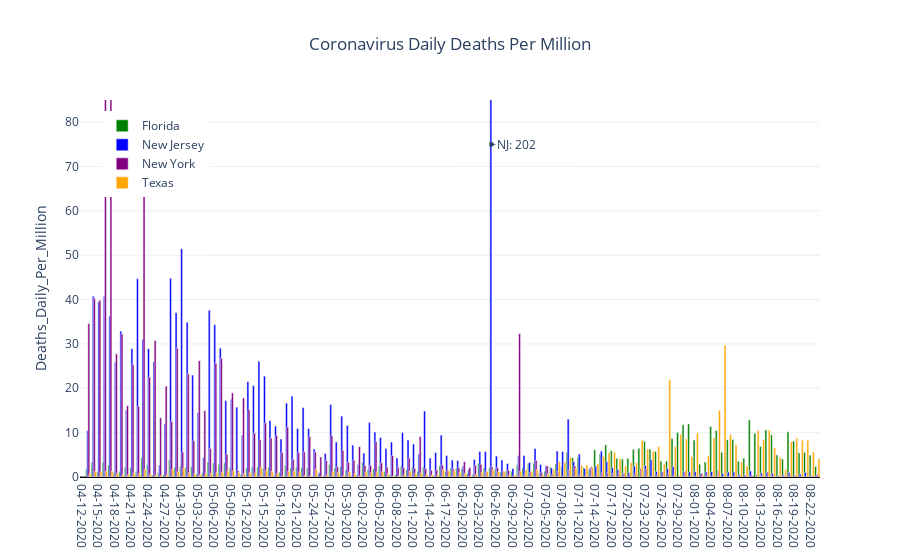

The cell this chart's notebook holds for it:
### Code cell
countries_list = sorted(list(country_df['Country_Region'].unique()))

#colors_list = ["gold", "blue", "green", "yellow", "black", "grey", "darkgreen", "pink", "brown", "slateblue", "grey1", "orange"]
#colors_list = ["grey", "grey", "grey", "grey", "grey", "grey", "grey", "grey", "grey", "grey", "blue", "blue"]
#colors_dict = dict(zip(countries_list,colors_list))
colors_dict = {'US Only NY':'purple',
              'US Only NJ':'blue',
              'US Only FL':'green',
              'US Only TX':'orange'}

rename_dict = {'US Only NY':'New York',
              'US Only NJ':'New Jersey',
              'US Only FL':'Florida',
              'US Only TX':'Texas'}


data = []

for mycountry in countries_list:
    data.append(go.Bar(x=country_df[country_df['Country_Region']==mycountry]['Date'],
                               y=country_df[country_df['Country_Region']==mycountry]['Deaths_Daily_Per_Million'],
                               name = rename_dict[mycountry],
                               marker = {'color':colors_dict[mycountry]},
                               width = 0.35
                          )
                )


layout = go.Layout(
                showlegend = True,
                legend= dict(x=0.03,y=0.97),
                title='Coronavirus Daily Deaths Per Million',
                title_x= 0.5,
                yaxis={'title':'Deaths_Daily_Per_Million',
                       'range': [0.0,85.0],
                      'zeroline':True,'zerolinecolor':'#000000','zerolinewidth':2.0},
                template='plotly_white')

fig = go.Figure(data=data,layout=layout)

fig.update_layout(annotations = [{'x':'06-25-2020',
                                 'y':75.0,
                                 'xref':'x',
                                 'yref':'y',
                                 'showarrow':True,
                                 'arrowhead':7,
                                 'ax':25,
                                 'ay':0,
                                 'text':'NJ: 202'}])

#fig.update_layout()

iplot(fig)

### Figure 1 — Plotly figure (JSON) as saved in the notebook; plotly's stock layout.template omitted (floating-point values rounded to 4 significant figures; data arrays with more than 128 entries replaced by an {"elided": "..."} marker saying what was removed)
{"data": [{"marker": {"color": "green"}, "name": "Florida", "type": "bar", "width": 0.35, "x": {"elided": "134 str values"}, "y": {"elided": "134 float values"}}, {"marker": {"color": "blue"}, "name": "New Jersey", "type": "bar", "width": 0.35, "x": {"elided": "134 str values"}, "y": {"elided": "134 float values"}}, {"marker": {"color": "purple"}, "name": "New York", "type": "bar", "width": 0.35, "x": {"elided": "134 str values"}, "y": {"elided": "134 float values"}}, {"marker": {"color": "orange"}, "name": "Texas", "type": "bar", "width": 0.35, "x": {"elided": "134 str values"}, "y": {"elided": "134 float values"}}], "layout": {"annotations": [{"arrowhead": 7, "ax": 25, "ay": 0, "showarrow": true, "text": "NJ: 202", "x": "06-25-2020", "xref": "x", "y": 75, "yref": "y"}], "legend": {"x": 0.03, "y": 0.97}, "showlegend": true, "title": {"text": "Coronavirus Daily Deaths Per Million", "x": 0.5}, "yaxis": {"range": [0, 85], "title": {"text": "Deaths_Daily_Per_Million"}, "zeroline": true, "zerolinecolor": "#000000", "zerolinewidth": 2}}}
